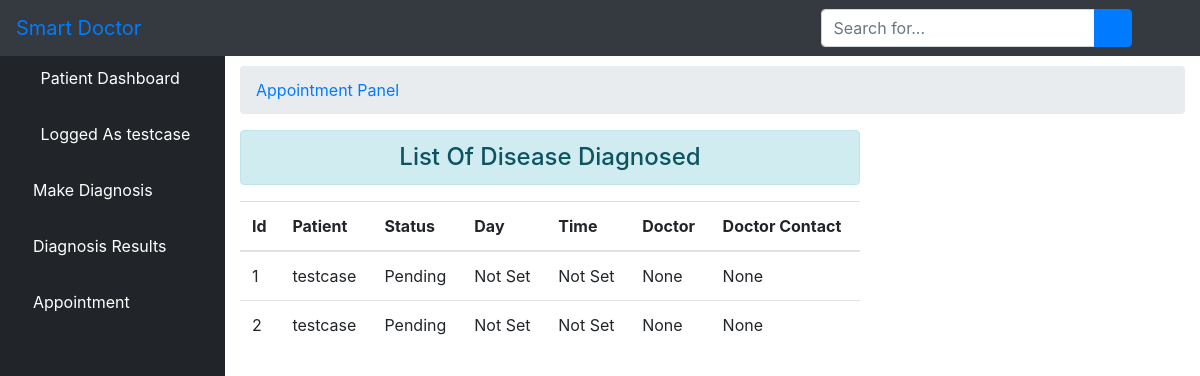
Page /ment/ (signed in) on the committed database.
### core/models.py (models this page shows, shortened)
class User(AbstractUser):
    is_patient = models.BooleanField(default=False)
    is_doctor = models.BooleanField(default=False)
    phonenumber = models.CharField(max_length=200,null=True)

class Ment(models.Model):
    approved = models.BooleanField(default=False)
    time = models.CharField(max_length=200, null=True)
    patient = models.ForeignKey(User, related_name="pat", on_delete= models.CASCADE)
    doctor = models.ForeignKey(User, related_name="dor", on_delete= models.CASCADE, null=True)
    ment_day = models.DateTimeField(null=True)
    medical = models.ForeignKey(Medical, related_name="medical", on_delete= models.CASCADE, null=True)
    created_on = models.DateTimeField(auto_now_add=True)

### core/views.py (the view)
# urls.py: path('ment/', views.patient_ment, name='ment_list'),
def patient_ment(request):
	user_id = request.user.id
	appointment = Ment.objects.all().filter(patient_id=user_id)
	context = {'ment':appointment, 'status':'1'}
	return render(request, 'patient/ment.html', context)

### core/templates/patient/ment.html (shortened to what this page needs)
{% extends 'patient/base.html' %}
{% block body %}
 <div id="content-wrapper">
        <div class="container-fluid">
            <ol class="breadcrumb">
                <li class="breadcrumb-item">
                    <a href="">Appointment Panel</a>
                </li>
            </ol>
            <div class="row">
            <div class="col-sm-8">
                <h4 class="text-center alert alert-info">List Of Disease Diagnosed</h4>
                <table class="table table-hover">
                    <thead>
                        <tr>
                            <th scope="col">Id</th>
                            <th scope="col">Patient</th>
                            <th scope="col">Status</th>
                            <th scope="col">Day</th>
                            <th scope="col">Time</th>
                            <th scope="col">Doctor</th>
                            <th scope="col">Doctor Contact</th>
                        </tr>
                    </thead>
                    <tbody>
                        {% for d in ment %}
                        <tr>
                            <td>{{ d.id }}</td>
                            <td>{{ d.patient.username }}</td>
                            {% if d.approved == False %}
                            <td>Pending</td>
                            {% else %}
                            <td>{{ d.medicine }}</td>
                            {% endif %}
                            {% if d.ment_day == None %}
                            <td>Not Set</td>
                            {% else %}
                            <td>{{ d.ment_day|date:"M d, Y" }}</td>
                            {% endif %}
                            {% if d.time == None %}
                            <td>Not Set</td>
                            {% else %}
                            <td>{{ d.time }}</td>
                            {% endif %}
                            {% if d.doctor.username == Null %}
                            <td>None</td>
                            {% else %}
                            <td>{{ d.doctor.username }}</td>
                            {% endif %}
                            {% if d.doctor.phonenumber == Null %}
                            <td>None</td>
                            {% else %}
                            <td>{{ d.doctor.phonenumber }}</td>
                            {% endif %}
                        </tr>
                        {% endfor %}
                    </tbody>
                </table>
            </div>
            </div>
        </div>
        </div>
{% endblock %}

### core/templates/patient/base.html (shortened to what this page needs)
{% load static %}
<!DOCTYPE html>
<html>
<head>
    <link rel="stylesheet" href="{% static 'core/css/bootstrap/four/bootstrap.css' %}">
    <link href="{% static 'core/css/sb-admin.css' %}" rel="stylesheet">
    <link href="{% static 'core/css/fontawesome-free/css/all.min.css' %}" rel="stylesheet" type="text/css">
</head>
<body id="page-top">
<nav class="navbar navbar-expand navbar-dark bg-dark fixed-top">
    <a class="navbar-brand mr-1 text-primary" href="">Smart Doctor</a>
    <button class="btn btn-link btn-sm text-white order-1 order-sm-0" id="sidebarToggle" href="#">
        <i class="fas fa-bars"></i>
    </button>
    <form class="d-none d-md-inline-block form-inline ml-auto mr-0 mr-md-3 my-2 my-md-0">
        <div class="input-group">
            <input type="text" class="form-control" placeholder="Search for..." aria-label="Search" aria-describedby="basic-addon2">
            <div class="input-group-append">
                <button class="btn btn-primary" type="button">
                    <i class="fas fa-search"></i>
                </button>
            </div>
        </div>
    </form>
    <ul class="navbar-nav ml-auto ml-md-0">
        <li class="nav-item dropdown no-arrow">
            <a class="nav-link dropdown-toggle" href="#" id="userDropdown" role="button" data-toggle="dropdown" aria-haspopup="true" aria-expanded="false">
                <i class="fas fa-user-circle fa-fw text-primary"></i>
            </a>
        </li>
    </ul>
</nav>
<div id="wrapper" style="padding-top: 50px">
<ul class="sidebar navbar-nav">
    <li class="nav-item active">
        <a class="nav-link" href="{% url 'patient' %}">
            <i class="fas fa-fw fa-tachometer-alt"></i>
            <span>Patient Dashboard</span>
        </a>
    </li>
    <li class="nav-item active">
        <a class="nav-link" href="">
            <i class="fas fa-user-circle fa-fw text-primary"></i>
            <span>Logged As {{ user.username }}</span>
        </a>
    </li>
    {% if status == '1' %}
     <li class="nav-item">
        <a class="nav-link" href="{% url 'diagnosis' %}">
            <i class="fas fa-microscope text-primary"></i>
            <span style="color: white">Make Diagnosis</span>
        </a>
    </li>
    <li class="nav-item">
        <a class="nav-link" href="{% url 'result' %}">
            <i class="fas fa-pager text-primary"></i>
            <span style="color: white">Diagnosis Results</span>
        </a>
    </li>
    <li class="nav-item">
        <a class="nav-link" href="{% url 'ment_list' %}">
            <i class="fas fa-calendar text-primary"></i>
            <span style="color: white">Appointment</span>
        </a>
    </li>
    {% endif %}
</ul>
    {% block body %}{% endblock %}
</div>

### rows in the picture
User: username "testcase"
Ment: id "1", patient.username "testcase", approved "Pending", shows "Not Set", shows "None"
Ment: id "2", patient.username "testcase", approved "Pending", shows "Not Set", shows "None"
